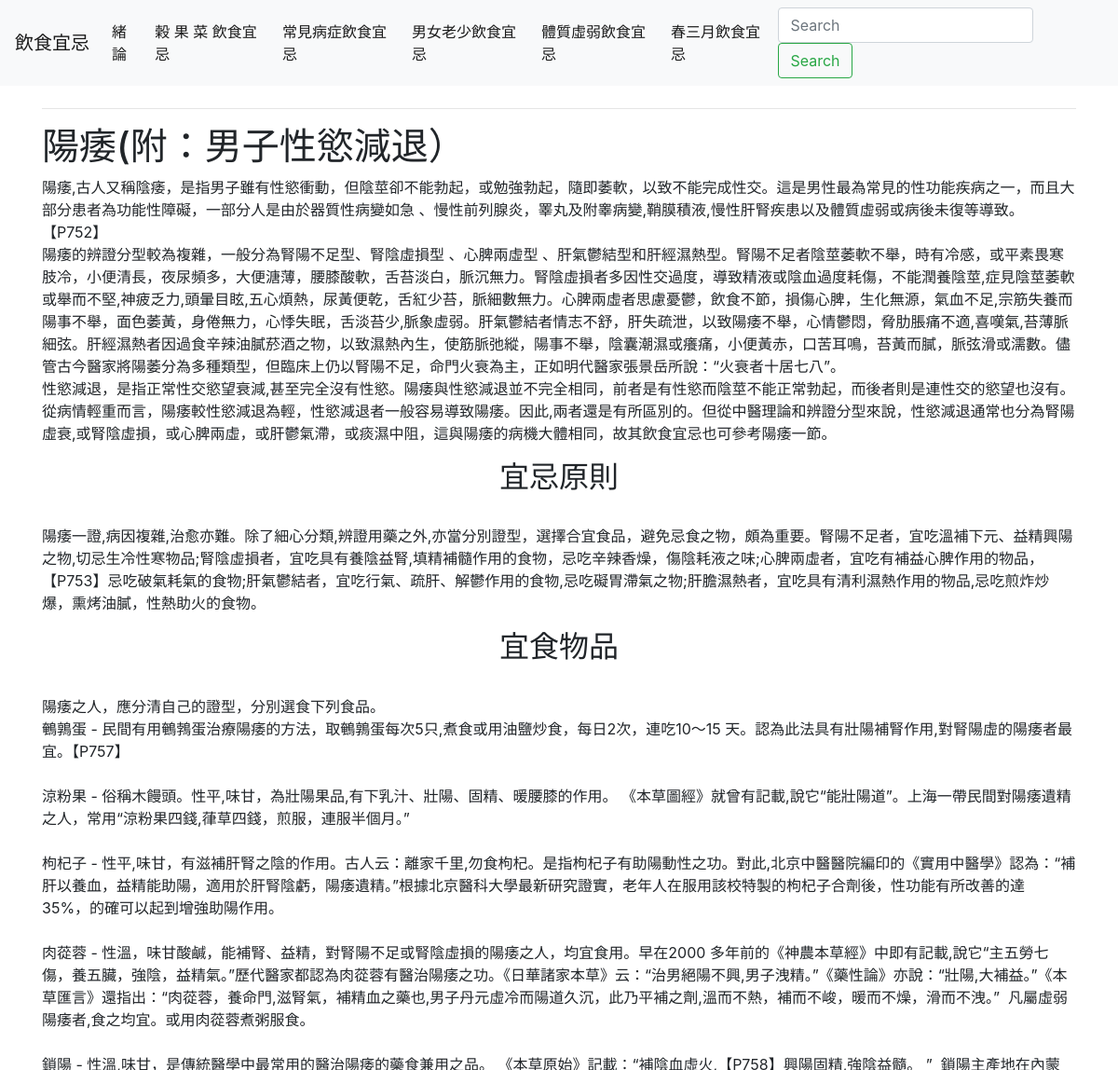
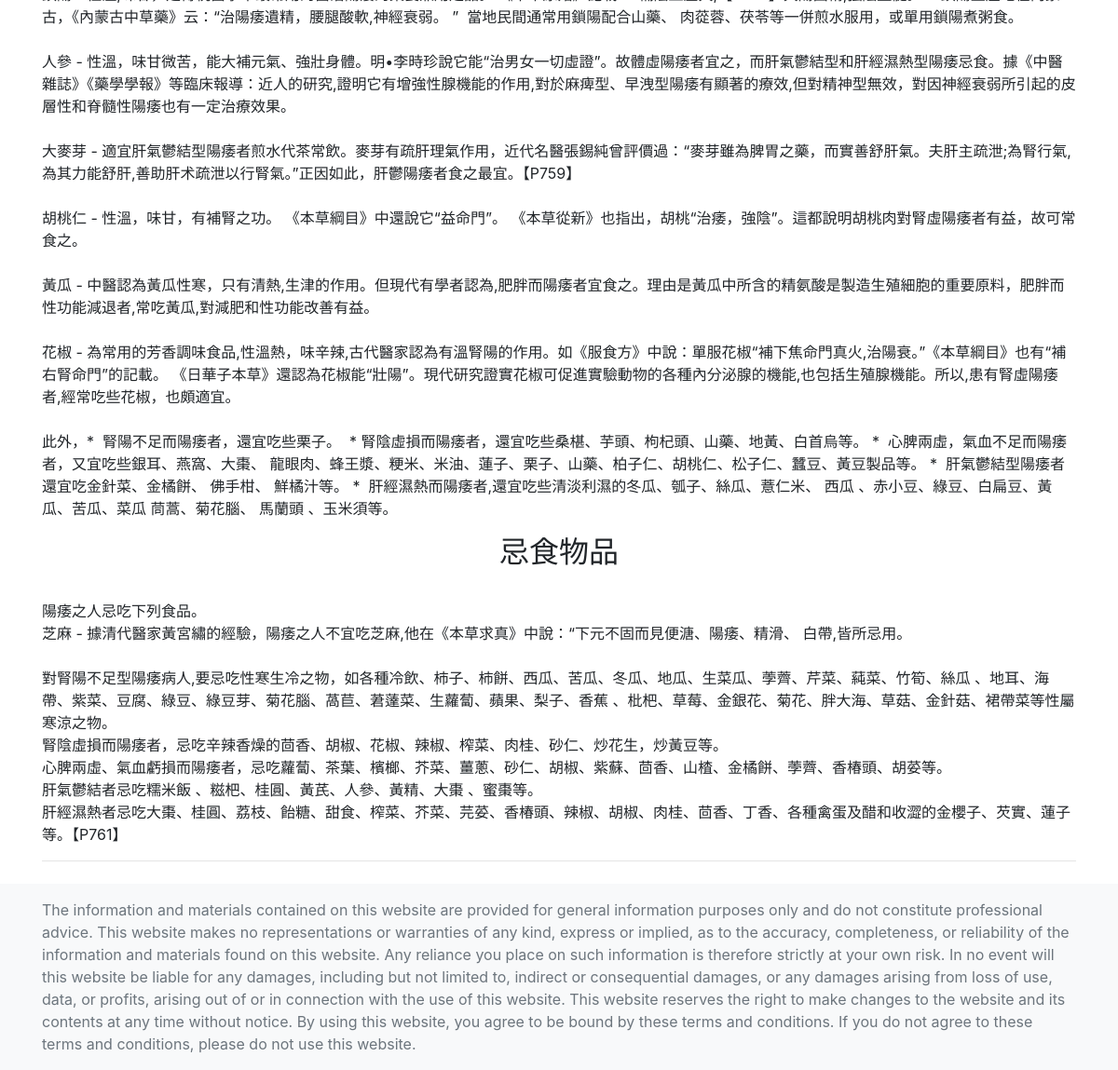
Screenshot of /lifestages/1 with the database file from the repository (2 pictures, top to bottom).
### tables this page shows
CREATE TABLE Life_Stages (
    id INTEGER PRIMARY KEY AUTOINCREMENT,
    [name] VARCHAR(50),
    [description] TEXT,
    principles TEXT,
    suitable_foods TEXT,
    nonsuitable_foods TEXT
);

### routes.py (the view)
@bp.route('/lifestages/<int:stage_id>')
def stages_details(stage_id):
    try:
        db = DatabaseModel('database.db')
        stage = db.get_LifeStagesByID(stage_id)
        return render_template('stagedetails.html', stage=stage)
    except Exception as e:
        return render_template('error.html', error_message=str(e)), 404

### models.py (called while the page is built)
    def get_LifeStagesByID(self, stage_id):
        self.cursor.row_factory = sqlite3.Row
        self.cursor.execute(f'SELECT * FROM Life_Stages WHERE id = {stage_id}')
        rows = self.cursor.fetchall()
        return rows[0]

### templates/stagedetails.html
{% extends 'base.html' %}
{% block content %}
<hr>
    <h1>{% block title %} {{ stage['name'] }}{% endblock %}</h1>
    <p style="white-space-collapse: preserve;">{{ stage['description']}}</p>
    <p class="h2 text-center">宜忌原則</p><br>
    <p style="white-space-collapse: preserve;">{{ stage['principles'] }}</p>
    <p class="h2 text-center">宜食物品</p><br>
    <p style="white-space-collapse: preserve;">{{ stage['suitable_foods'] }}</p>
    <p class="h2 text-center">忌食物品</p><br>
    <p style="white-space-collapse: preserve;">{{ stage['nonsuitable_foods'] }}</p>
<hr>
{% endblock %}

### rows the page displays
Life_Stages: name "陽痿(附：男子性慾減退）", description "陽痿,古人又稱陰痿，是指男子雖有性慾衝動，但陰莖卻不能勃起，或勉強勃起，隨即萎軟，以致不能完成性交。這是男性最為常見的性功能疾病之一，而且大部分患者為功能性障礙，一部分人是由於器質性病變如急 、慢性前列腺炎，睪丸及附睾病變,鞘膜積液,慢性肝腎疾患以及體質虛弱或病後未復等導致。【P752】 陽痿的辨證分型較為複雜，一般分為腎陽不足型、腎陰虛損型 、心脾兩虛型 、肝氣鬱結型和肝經濕熱型。腎陽不足者陰莖萎軟不舉，時有冷感，或平素畏寒肢冷，小便清長，夜尿頻多，大便溏薄，腰膝酸軟，舌苔淡白，脈沉無力。腎陰虛損者多因性交過度，導致精液或陰血過度耗傷，不能潤養陰莖,症見陰莖萎軟或舉而不堅,神疲乏力,頭暈目眩,五心煩熱，尿黃便乾，舌紅少苔，脈細數無力。心脾兩虛者思慮憂鬱，飲食不節，損傷心脾，生化無源，氣血不足,宗筋失養而陽事不舉，面色萎黃，身倦無力，心悸失眠，舌淡苔少,脈象虛弱。肝氣鬱結者情志不舒，肝失疏泄，以致陽痿不舉，心情鬱悶，脅肋脹痛不適,喜嘆氣,苔薄脈細弦。肝經濕熱者因過食辛辣油膩菸酒之物，以致濕熱內生，使筋脈弛縱，陽事不舉，陰囊潮濕或癢痛，小便黃赤，口苦耳鳴，苔黃而膩，脈弦滑或濡數。儘管古今醫家將陽萎分為多種類型，但臨床上仍以腎陽不足，命門火衰為主，正如明代醫家張景岳所說：“火衰者十居七八”。…", principles "陽痿一證,病因複雜,治愈亦難。除了細心分類,辨證用藥之外,亦當分別證型，選擇合宜食品，避免忌食之物，頗為重要。腎陽不足者，宜吃溫補下元、益精興陽之物,切忌生冷性寒物品;腎陰虛損者，宜吃具有養陰益腎,填精補髓作用的食物，忌吃辛辣香燥，傷陰耗液之味;心脾兩虛者，宜吃有補益心脾作用的物品，【P753】忌吃破氣耗氣的食物;肝氣鬱結者，宜吃行氣、疏肝、解鬱作用的食物,忌吃礙胃滯氣之物;肝膽濕熱者，宜吃具有清利濕熱作用的物品,忌吃煎炸炒爆，熏烤油膩，性熱助火的食物。", suitable_foods "陽痿之人，應分清自己的證型，分別選食下列食品。 鵪鶉蛋 - 民間有用鵪鵓蛋治療陽痿的方法，取鵪鶉蛋每次5只,煮食或用油鹽炒食，每日2次，連吃10～15 天。認為此法具有壯陽補腎作用,對腎陽虛的陽痿者最宜。【P757】 涼粉果 - 俗稱木饅頭。性平,味甘，為壯陽果品,有下乳汁、壯陽、固精、暖腰膝的作用。 《本草圖經》就曾有記載,說它“能壯陽道”。上海一帶民間對陽痿遺精之人，常用“涼粉果四錢,葎草四錢，煎服，連服半個月。” 枸杞子 - 性平,味甘，有滋補肝腎之陰的作用。古人云：離家千里,勿食枸杞。是指枸杞子有助陽動性之功。對此,北京中醫醫院編印的《實用中醫學》認為：“補肝以養血，益精能助陽，適用於肝腎陰虧，陽痿遺精。”根據北京醫科大學最新研究證實，老年人在服用該校特製的枸杞子合劑後，性功能有所改善的達 35%，的確可以起到增強助陽作用。 肉蓯蓉 - 性溫，味甘酸鹹，能補腎、益精，對腎陽不足或腎陰虛損的陽痿之人，均宜食用。早在2000 多年前的《神農本草經》中即有記載,說它“主五勞七傷，養五臟，強陰，益精氣。”歷代醫家都認為肉蓯蓉有醫治陽痿之功。《日華諸家本草》云：“治男絕陽不興,男子洩精。”《藥性論》亦說：“壯陽,大補益。”《本草匯言》還指出：“肉蓯蓉，養命門,滋腎氣，補精血之藥也,男子丹元虛冷而陽道久沉，此乃平補之劑,溫而不熱，補而不峻，暖而不燥，滑而不洩。” 凡屬虛弱陽痿者,食之均宜。或用肉蓯蓉煮粥服食。 鎖陽 - 性溫,味甘，是傳統醫學中最常用的醫治陽痿的藥食兼用之品。 《本草原始》記載：“補陰血虛火,【P758】興陽固精,強陰益髓。 ”…", nonsuitable_foods "陽痿之人忌吃下列食品。 芝麻 - 據清代醫家黃宮繡的經驗，陽痿之人不宜吃芝麻,他在《本草求真》中說：“下元不固而見便溏、陽痿、精滑、 白帶,皆所忌用。 對腎陽不足型陽痿病人,要忌吃性寒生冷之物，如各種冷飲、柿子、柿餅、西瓜、苦瓜、冬瓜、地瓜、生菜瓜、荸薺、芹菜、蒓菜、竹筍、絲瓜 、地耳、海帶、紫菜、豆腐、綠豆、綠豆芽、菊花腦、萵苣、莙薘菜、生蘿蔔、蘋果、梨子、香蕉 、枇杷、草莓、金銀花、菊花、胖大海、草菇、金針菇、裙帶菜等性屬寒涼之物。 腎陰虛損而陽痿者，忌吃辛辣香燥的茴香、胡椒、花椒、辣椒、榨菜、肉桂、砂仁、炒花生，炒黃豆等。 心脾兩虛、氣血虧損而陽痿者，忌吃蘿蔔、茶葉、檳榔、芥菜、薑蔥、砂仁、胡椒、紫蘇、茴香、山楂、金橘餅、荸薺、香椿頭、胡荽等。 肝氣鬱結者忌吃糯米飯 、糍杷、桂圓、黃芪、人參、黃精、大棗 、蜜棗等。 肝經濕熱者忌吃大棗、桂圓、荔枝、飴糖、甜食、榨菜、芥菜、芫荽、香椿頭、辣椒、胡椒、肉桂、茴香、丁香、各種禽蛋及醋和收澀的金櫻子、芡實、蓮子等。【P761】"
